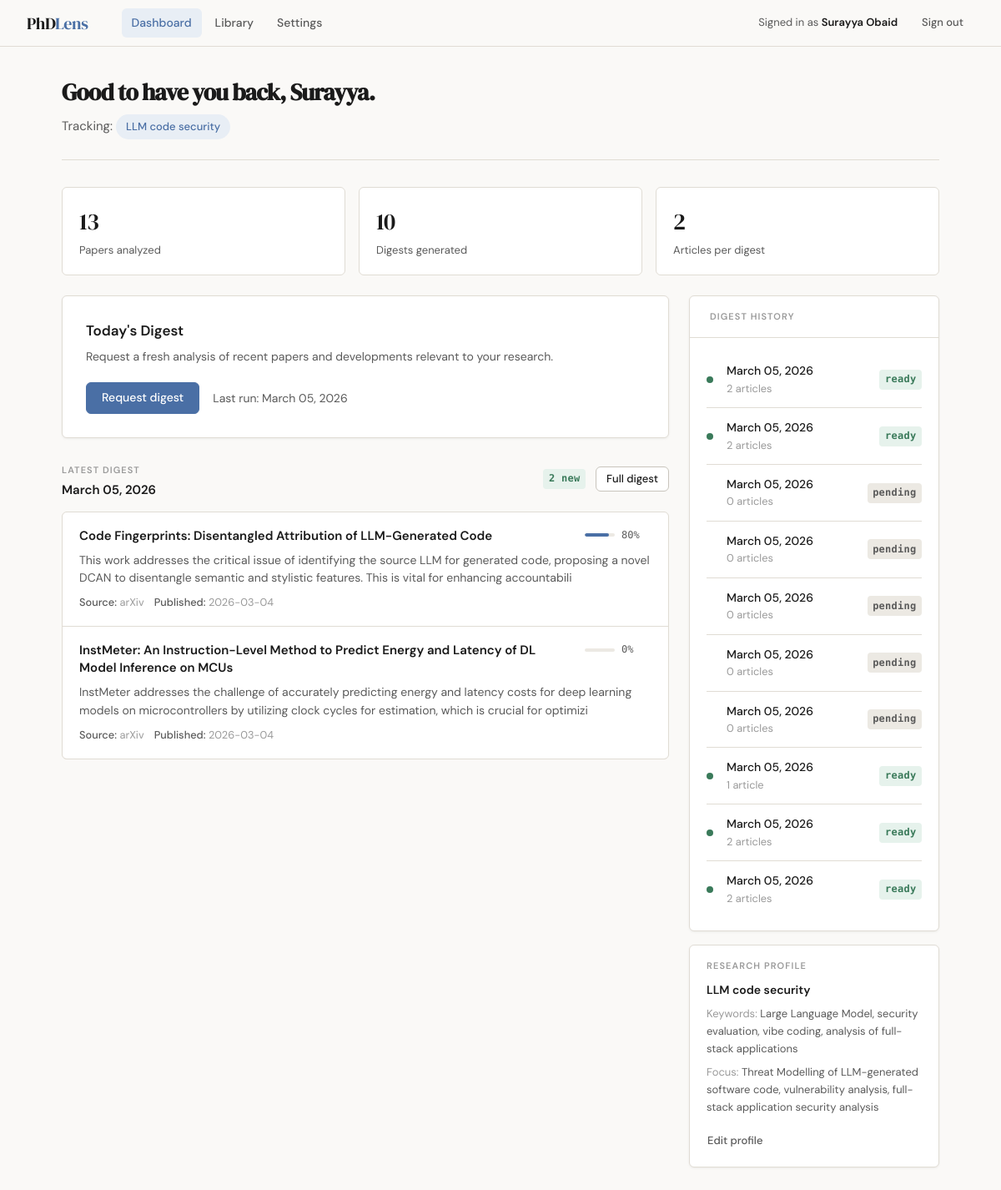
The app's page /dashboard (signed in) with its own data.
### models.py (models this page shows, shortened)
class User(UserMixin, db.Model):
    __tablename__ = 'users'
    id = db.Column(db.Integer, primary_key=True)
    email = db.Column(db.String(150), unique=True, nullable=False)
    name = db.Column(db.String(100), nullable=False)
    password_hash = db.Column(db.String(256), nullable=False)
    created_at = db.Column(db.DateTime, default=datetime.utcnow)
    openai_api_key = db.Column(db.String(256), nullable=True)
    profile = db.relationship('ResearchProfile', backref='user', uselist=False, cascade='all, delete-orphan')
    articles = db.relationship('Article', backref='user', cascade='all, delete-orphan')
    digests = db.relationship('DailyDigest', backref='user', cascade='all, delete-orphan')

class ResearchProfile(db.Model):
    __tablename__ = 'research_profiles'
    id = db.Column(db.Integer, primary_key=True)
    user_id = db.Column(db.Integer, db.ForeignKey('users.id'), nullable=False)
    main_topic = db.Column(db.String(500), nullable=False, default='')
    keywords = db.Column(db.Text, default='')
    must_include = db.Column(db.Text, default='')
    exclude_terms = db.Column(db.Text, default='')
    focus_areas = db.Column(db.Text, default='')
    platforms = db.Column(db.Text, default='["arxiv", "semantic_scholar"]')
    articles_per_day = db.Column(db.Integer, default=5)
    include_blogs = db.Column(db.Boolean, default=True)
    selected_blogs = db.Column(db.Text, default='["openai_blog", "google_ai", "deepmind", "anthropic"]')
    updated_at = db.Column(db.DateTime, default=datetime.utcnow, onupdate=datetime.utcnow)

class DailyDigest(db.Model):
    __tablename__ = 'daily_digests'
    id = db.Column(db.Integer, primary_key=True)
    user_id = db.Column(db.Integer, db.ForeignKey('users.id'), nullable=False)
    created_at = db.Column(db.DateTime, default=datetime.utcnow)
    date_label = db.Column(db.String(50), default='')
    status = db.Column(db.String(50), default='pending')
    error_message = db.Column(db.Text, default='')
    total_articles = db.Column(db.Integer, default=0)
    new_articles_count = db.Column(db.Integer, default=0)
    regenerated = db.Column(db.Boolean, default=False)
    articles = db.relationship('Article', backref='digest', lazy=True,
                                foreign_keys='Article.digest_id')

class Article(db.Model):
    __tablename__ = 'articles'
    id = db.Column(db.Integer, primary_key=True)
    user_id = db.Column(db.Integer, db.ForeignKey('users.id'), nullable=False)
    title = db.Column(db.String(1000), nullable=False)
    authors = db.Column(db.Text, default='')
    abstract = db.Column(db.Text, default='')
    url = db.Column(db.String(2000), default='')
    source_platform = db.Column(db.String(100), default='')
    published_date = db.Column(db.String(50), default='')
    fetched_at = db.Column(db.DateTime, default=datetime.utcnow)
    is_blog_post = db.Column(db.Boolean, default=False)
    summary_highlights = db.Column(db.Text, default='')
    summary_methodology = db.Column(db.Text, default='')
    summary_datasets = db.Column(db.Text, default='')
    summary_models = db.Column(db.Text, default='')
    summary_results = db.Column(db.Text, default='')
    summary_soul = db.Column(db.Text, default='')
    detail_approach = db.Column(db.Text, default='')
    detail_methodology = db.Column(db.Text, default='')
    detail_results = db.Column(db.Text, default='')
    detail_figures = db.Column(db.Text, default='')
    detail_writeup_summary = db.Column(db.Text, default='')
    relevance_score = db.Column(db.Float, default=0.0)
    digest_id = db.Column(db.Integer, db.ForeignKey('daily_digests.id'), nullable=True)

### routes/dashboard.py (the view)
@dashboard_bp.route('/dashboard')
@login_required
def home():
    profile = current_user.profile
    latest_digest = DailyDigest.query.filter_by(
        user_id=current_user.id
    ).order_by(DailyDigest.created_at.desc()).first()
    articles = []
    if latest_digest and latest_digest.status == 'ready':
        articles = Article.query.filter_by(
            digest_id=latest_digest.id
        ).order_by(Article.relevance_score.desc()).all()
    all_digests = DailyDigest.query.filter_by(
        user_id=current_user.id
    ).order_by(DailyDigest.created_at.desc()).limit(10).all()
    return render_template('dashboard.html',
                           profile=profile,
                           latest_digest=latest_digest,
                           articles=articles,
                           all_digests=all_digests)

### templates/dashboard.html (shortened to what this page needs)
{% extends "base.html" %}
{% block content %}
<div class="page-wrapper">
    <div class="page-header">
        <div style="display:flex;align-items:flex-start;justify-content:space-between;flex-wrap:wrap;gap:1rem;">
            <div>
                <h1 class="page-title">Good to have you back, {{ current_user.name.split()[0] }}.</h1>
                <div class="page-subtitle">
                    {% if profile and profile.main_topic %}
                    Tracking: <span class="topic-pill">{{ profile.main_topic }}</span>
                    {% else %}
                    Your research dashboard — <a href="{{ url_for('settings.research_profile') }}" style="color:var(--accent);">configure your topic to get started</a>
                    {% endif %}
                </div>
            </div>
        </div>
    </div>
    {% set total_articles = current_user.articles|length %}
    {% set total_digests = all_digests|length %}
    <div class="stats-row">
        <div class="stat-card">
            <div class="stat-value">{{ total_articles }}</div>
            <div class="stat-label">Papers analyzed</div>
        </div>
        <div class="stat-card">
            <div class="stat-value">{{ total_digests }}</div>
            <div class="stat-label">Digests generated</div>
        </div>
        <div class="stat-card">
            <div class="stat-value">{{ profile.articles_per_day if profile else 5 }}</div>
            <div class="stat-label">Articles per digest</div>
        </div>
    </div>
    <div style="display:grid;grid-template-columns:1fr 300px;gap:1.5rem;align-items:start;">
        <div>
            <div class="digest-panel mb-2" style="margin-bottom:1.5rem;">
                <div class="digest-panel-title">Today's Digest</div>
                <div class="digest-panel-sub">Request a fresh analysis of recent papers and developments relevant to your research.</div>
                {% if latest_digest and latest_digest.status == 'processing' %}
                <div id="processing-banner" class="status-processing">
                    <div style="display:flex;align-items:center;justify-content:center;gap:0.75rem;margin-bottom:0.5rem;">
                        <div class="spinner"></div>
                        <strong style="font-size:0.9375rem;">Fetching and analyzing papers...</strong>
                    </div>
                    <div style="font-size:0.875rem;color:var(--warning);">This may take 1-3 minutes depending on the number of articles. The page will update automatically.</div>
                </div>
                <script>
                (function() {
                    var digestId = {{ latest_digest.id }};
                    function poll() {
                        fetch('/digest/' + digestId + '/status')
                        .then(r => r.json())
                        .then(data => {
                            if (data.status === 'ready' || data.status === 'failed') {
                                window.location.reload();
                            } else {
                                setTimeout(poll, 3000);
                            }
                        }).catch(() => setTimeout(poll, 5000));
                    }
                    setTimeout(poll, 3000);
                })();
                </script>
                {% else %}
                <div style="display:flex;align-items:center;gap:1rem;flex-wrap:wrap;">
                    <button id="start-digest-btn" class="btn btn-primary" onclick="startDigest()">
                        Request digest
                    </button>
                    {% if latest_digest and latest_digest.status == 'ready' %}
                    <span class="text-sm text-muted">Last run: {{ latest_digest.date_label }}</span>
                    {% endif %}
                </div>
                {% endif %}
            </div>
            {% if latest_digest and latest_digest.status == 'failed' %}
            <div class="status-failed">
                <div style="font-weight:600;margin-bottom:0.375rem;color:var(--danger);">Digest failed</div>
                <div style="font-size:0.875rem;color:var(--ink-muted);">{{ latest_digest.error_message }}</div>
            </div>
            {% elif latest_digest and latest_digest.status == 'ready' and articles %}
            <div style="display:flex;align-items:center;justify-content:space-between;margin-bottom:0.875rem;">
                <div>
                    <span class="section-label">Latest digest</span>
                    <div style="font-weight:600;font-size:0.9375rem;">{{ latest_digest.date_label }}</div>
                </div>
                <div style="display:flex;align-items:center;gap:0.75rem;">
                    {% if latest_digest.regenerated %}
                    <span class="badge badge-amber">Regenerated</span>
                    {% else %}
                    <span class="badge badge-green">{{ latest_digest.new_articles_count }} new</span>
                    {% endif %}
                    <a href="{{ url_for('dashboard.view_digest', digest_id=latest_digest.id) }}" class="btn btn-secondary btn-sm">Full digest</a>
                </div>
            </div>
            <div class="article-list">
                {% for article in articles[:6] %}
                <a href="{{ url_for('dashboard.view_article', article_id=article.id) }}" class="article-row">
                    <div class="article-row-top">
                        <div class="article-title">{{ article.title }}</div>
                        <div style="flex-shrink:0;display:flex;align-items:center;gap:0.5rem;">
                            <div class="score-bar-wrap" style="width:80px;">
                                <div class="score-bar">
                                    <div class="score-bar-fill" style="width:{{ (article.relevance_score * 100)|int }}%"></div>
                                </div>
                                <span class="score-label">{{ "%.0f"|format(article.relevance_score * 100) }}%</span>
                            </div>
                        </div>
                    </div>
                    {% if article.summary_soul %}
                    <div class="article-soul">{{ article.summary_soul[:200] }}</div>
                    {% endif %}
                    <div class="article-meta">
                        <span class="article-meta-item"><strong>Source:</strong> {{ article.source_platform }}</span>
                        {% if article.published_date %}
                        <span class="article-meta-item"><strong>Published:</strong> {{ article.published_date }}</span>
                        {% endif %}
                    </div>
                </a>
                {% endfor %}
            </div>
            {% elif not latest_digest or latest_digest.status == 'ready' %}
            <div class="empty-state">
                <div class="empty-state-title">No digest yet</div>
                <div class="empty-state-text">Click "Request digest" above to fetch and analyze the latest papers matching your research profile.</div>
            </div>
            {% endif %}
        </div>
        <div>
            <div class="card">
                <div class="card-header">
                    <div class="section-label" style="margin-bottom:0;">Digest History</div>
                </div>
                <div class="card-body" style="padding:1rem 1.25rem;">
                    {% if all_digests %}
                    <div class="digest-history">
                        {% for digest in all_digests %}
                        <a href="{{ url_for('dashboard.view_digest', digest_id=digest.id) }}" class="history-item">
                            <div class="history-dot dot-{{ digest.status }}"></div>
                            <div>
                                <div class="history-title">{{ digest.date_label or 'Digest' }}</div>
                                <div style="font-size:0.8rem;color:var(--ink-faint);">
                                    {{ digest.total_articles }} article{{ 's' if digest.total_articles != 1 else '' }}
                                </div>
                            </div>
                            <div class="history-meta">
                                <span class="badge badge-{{ 'green' if digest.status == 'ready' else 'amber' if digest.status == 'processing' else 'gray' }}">
                                    {{ digest.status }}
                                </span>
                            </div>
                        </a>
                        {% endfor %}
                    </div>
                    {% else %}
                    <div style="font-size:0.875rem;color:var(--ink-faint);text-align:center;padding:1rem 0;">No history yet</div>
                    {% endif %}
                </div>
            </div>
            {% if profile and profile.main_topic %}
            <div class="card mt-2" style="margin-top:1rem;">
                <div class="card-body" style="padding:1rem 1.25rem;">
                    <div class="section-label">Research Profile</div>
                    <div style="font-size:0.875rem;font-weight:600;margin-bottom:0.5rem;">{{ profile.main_topic }}</div>
                    {% if profile.keywords %}
                    <div style="font-size:0.8125rem;color:var(--ink-muted);margin-bottom:0.5rem;">
                        <span style="color:var(--ink-faint);">Keywords:</span> {{ profile.keywords }}
                    </div>
                    {% endif %}
                    {% if profile.focus_areas %}
                    <div style="font-size:0.8125rem;color:var(--ink-muted);">
                        <span style="color:var(--ink-faint);">Focus:</span> {{ profile.focus_areas }}
                    </div>
                    {% endif %}
                    <div style="margin-top:0.875rem;">
                        <a href="{{ url_for('settings.research_profile') }}" class="btn btn-ghost btn-sm" style="padding-left:0;">Edit profile</a>
                    </div>
                </div>
            </div>
            {% endif %}
        </div>
    </div>
</div>
{% endblock %}

### templates/base.html (shortened to what this page needs)
<!DOCTYPE html>
<html lang="en">
<head>
</head>
<body>
{% if current_user.is_authenticated %}
<nav class="nav">
    <a href="{{ url_for('dashboard.home') }}" class="nav-brand">PhD<span>Lens</span></a>
    <div class="nav-links">
        <a href="{{ url_for('dashboard.home') }}" class="nav-link {% if request.endpoint == 'dashboard.home' %}active{% endif %}">Dashboard</a>
        <a href="{{ url_for('articles.library') }}" class="nav-link {% if request.endpoint == 'articles.library' %}active{% endif %}">Library</a>
        <a href="{{ url_for('settings.research_profile') }}" class="nav-link {% if 'settings' in request.endpoint %}active{% endif %}">Settings</a>
    </div>
    <div class="nav-right">
        <span class="nav-user">Signed in as <strong>{{ current_user.name }}</strong></span>
        <a href="{{ url_for('auth.logout') }}" class="btn btn-ghost btn-sm">Sign out</a>
    </div>
</nav>
{% endif %}
{% block content %}{% endblock %}
</body>
</html>

### records on screen
User: name "Surayya Obaid", name "Surayya"
ResearchProfile: main_topic "LLM code security", articles_per_day "2", keywords "Large Language Model, security evaluation, vibe coding, analysis of full-stack applications", focus_areas "Threat Modelling of LLM-generated software code, vulnerability analysis, full-stack application security analysis"
DailyDigest: date_label "March 05, 2026", new_articles_count "2", total_articles "2", total_articles "s", status "ready"
Article: title "Code Fingerprints: Disentangled Attribution of LLM-Generated Code", article.relevance_score*100 "80", summary_soul "This work addresses the critical issue of identifying the source LLM for generated code, proposing a novel DCAN to disentangle semantic and stylistic features. This is vital for enhancing accountabili", source_platform "arXiv", published_date "2026-03-04"
Article: title "InstMeter: An Instruction-Level Method to Predict Energy and Latency of DL Model Inference on MCUs", article.relevance_score*100 "0", summary_soul "InstMeter addresses the challenge of accurately predicting energy and latency costs for deep learning models on microcontrollers by utilizing clock cycles for estimation, which is crucial for optimizi", source_platform "arXiv", published_date "2026-03-04"
DailyDigest: date_label "March 05, 2026", total_articles "2", total_articles "s", status "ready"
DailyDigest: date_label "March 05, 2026", total_articles "0", total_articles "s", status "pending"
DailyDigest: date_label "March 05, 2026", total_articles "0", total_articles "s", status "pending"
DailyDigest: date_label "March 05, 2026", total_articles "0", total_articles "s", status "pending"
DailyDigest: date_label "March 05, 2026", total_articles "0", total_articles "s", status "pending"
DailyDigest: date_label "March 05, 2026", total_articles "0", total_articles "s", status "pending"
DailyDigest: date_label "March 05, 2026", total_articles "1", status "ready"
DailyDigest: date_label "March 05, 2026", total_articles "2", total_articles "s", status "ready"
DailyDigest: date_label "March 05, 2026", total_articles "2", total_articles "s", status "ready"

### other values on screen
{{ total_articles }} "13"
{{ total_digests }} "10"
